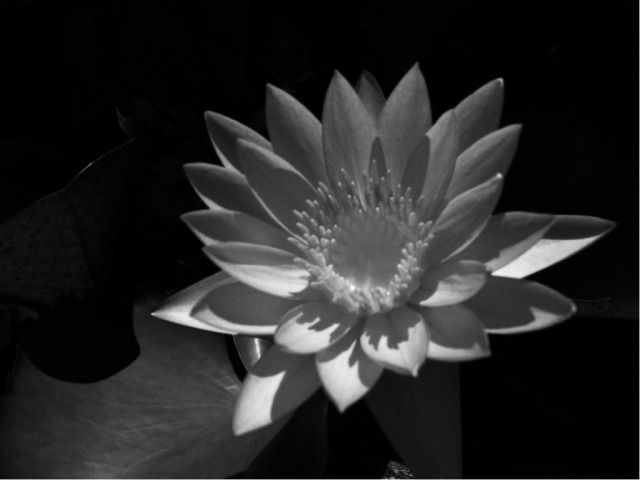
#> input picture ScriptsAltoNivel/img.jpg, 640 x 480 px
$ python img2txt.py
#> lines starting #> are read from the running program, lines starting #| are printed output that depends on the picture
from PIL import Image
import numpy as np
import os

INT_BITS = 8
## sacado de https://www.geeksforgeeks.org/rotate-bits-of-an-integer/
def rightRotate(n, d):
    # In n>>d, first d bits are 0.
    # To put last 3 bits of at
    # first, do bitwise or of n>>d
    # with n <<(INT_BITS - d)
    return (n >> d) | (n << (INT_BITS - d)) & 0xFFFFFFFF


#### hace de img a txt
im = Image.open('img.jpg')
#> im is the input picture: PIL image 640x480 L; min 0, max 252, mean 37.2

x = im.width
#> x = 640
y = im.height
#> y = 480


pix = im.load()

pixeles = []
pixelestxt = []
pixarray = np.arange(0, x*y, 1, np.uint8)

#### algoritmo original################

for j in range(y):
    for i in range(x):
        pixeles.append(pix[i,j])
#> after the loop, pixeles = 307200 items

file = open("imgEnTXT.txt", "w")

for i in range(x*y):
    file.write(str(pixeles[i]))
    file.write('\n')

file.close()

##### archivo con el algoritmo xor

pixelesXOR = []

for i in range(x * y):
    pixelesXOR.append(pixeles[i] ^ 32)
#> after the loop, pixelesXOR = 307200 items

file = open("imgEnTXTXOR.txt", "w")

for i in range(x * y):
    file.write(str(pixelesXOR[i]))
    file.write('\n')

file.close()

##### archivo con el algoritmo shift

pixelesShift = []

for i in range(x * y):
    pixelesShift.append(rightRotate(pixeles[i], 4))
#> after the loop, pixelesShift = 307200 items

file = open("imgEnTXTshift.txt", "w")

for i in range(x * y):
    file.write(str(pixelesShift[i]))
    file.write('\n')

file.close()

# [37 lines of commented-out code are left out]

lines = []
with open('imgEnTXTshift.txt') as f:
    lines = f.readlines()

counter = 0

for line in lines:
    pixarray[counter] = int(line.strip())
    counter += 1


pixarray = np.reshape(pixarray, (y, x))

new_image = Image.fromarray(pixarray)
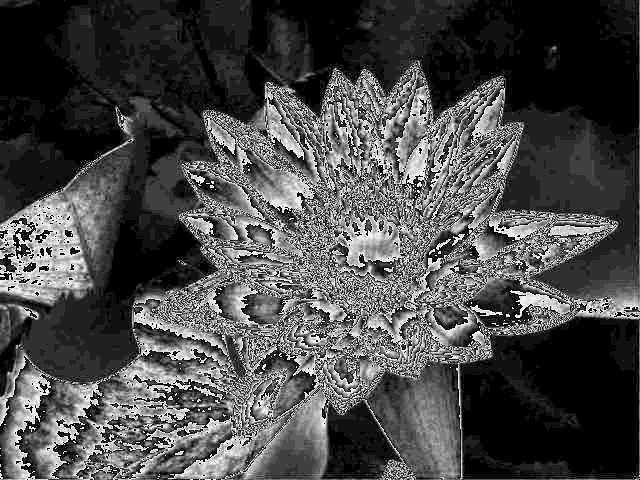
#> new_image: PIL image 640x480 L; min 0, max 254, mean 73.4
new_image.save('shift.jpg')


#   https://www.geeksforgeeks.org/python-bitwise-operators/
